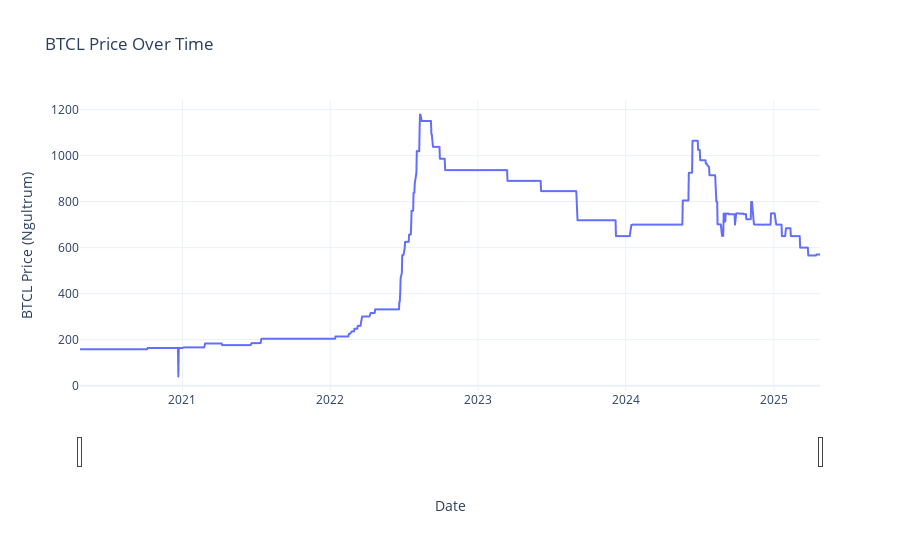

Write notebook code for a chart like this one.
### Code cell
# Convert DateTime column to datetime type 
daily_df['DateTime'] = pd.to_datetime(daily_df['DateTime'])

# Create interactive plot
fig = px.line(daily_df, 
              x='DateTime', 
              y='BTCL',
              title='BTCL Price Over Time',
              labels={'BTCL': 'Price (Ngultrum)', 'DateTime': 'Date'},
              template='plotly_white')

# Add customization
fig.update_layout(
    hovermode='y unified',  # Show hover data for all points on x-axis
    xaxis_title='Date',
    yaxis_title='BTCL Price (Ngultrum)',
    
    xaxis_rangeslider_visible=True  # Adds zoom slider at bottom
)

# Add hover data formatting
fig.update_traces(
    hovertemplate='<b>%{x|%Y-%m-%d}</b><br>Price: Nu.%{y:.2f}'
)

# Show the plot
fig.show()

### Figure 1 — Plotly figure (JSON) as saved in the notebook; plotly's stock layout.template omitted (floating-point values rounded to 4 significant figures; data arrays with more than 128 entries replaced by an {"elided": "..."} marker saying what was removed)
{"data": [{"hovertemplate": "<b>%{x|%Y-%m-%d}</b><br>Price: Nu.%{y:.2f}", "legendgroup": "", "line": {"color": "#636efa", "dash": "solid"}, "marker": {"symbol": "circle"}, "mode": "lines", "name": "", "showlegend": false, "type": "scattergl", "x": {"elided": "1230 str values"}, "xaxis": "x", "y": {"elided": "1230 float values"}, "yaxis": "y"}], "layout": {"hovermode": "y unified", "legend": {"tracegroupgap": 0}, "title": {"text": "BTCL Price Over Time"}, "xaxis": {"anchor": "y", "domain": [0, 1], "rangeslider": {"visible": true}, "title": {"text": "Date"}}, "yaxis": {"anchor": "x", "domain": [0, 1], "title": {"text": "BTCL Price (Ngultrum)"}}}}
